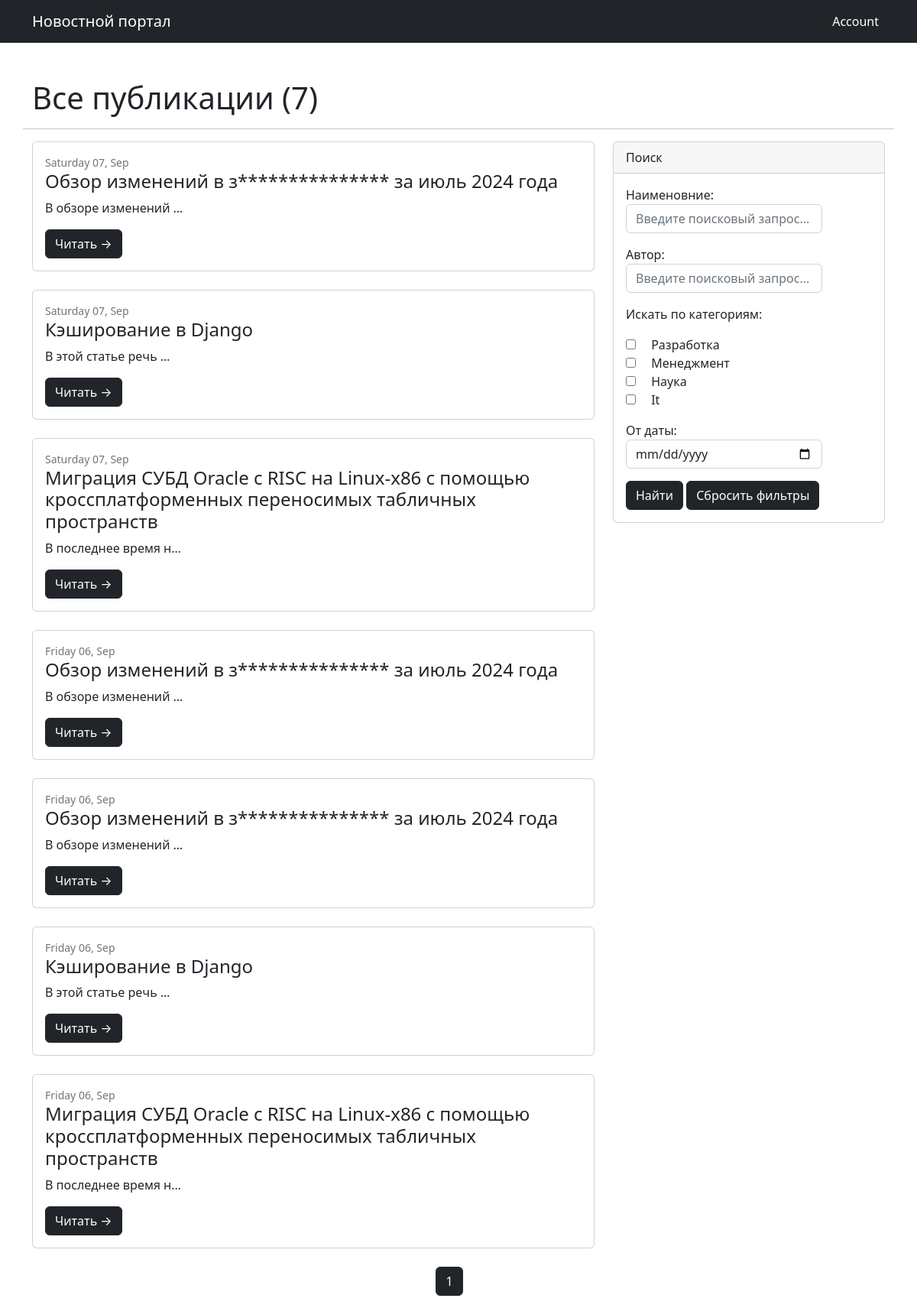
The app's page /, older data.
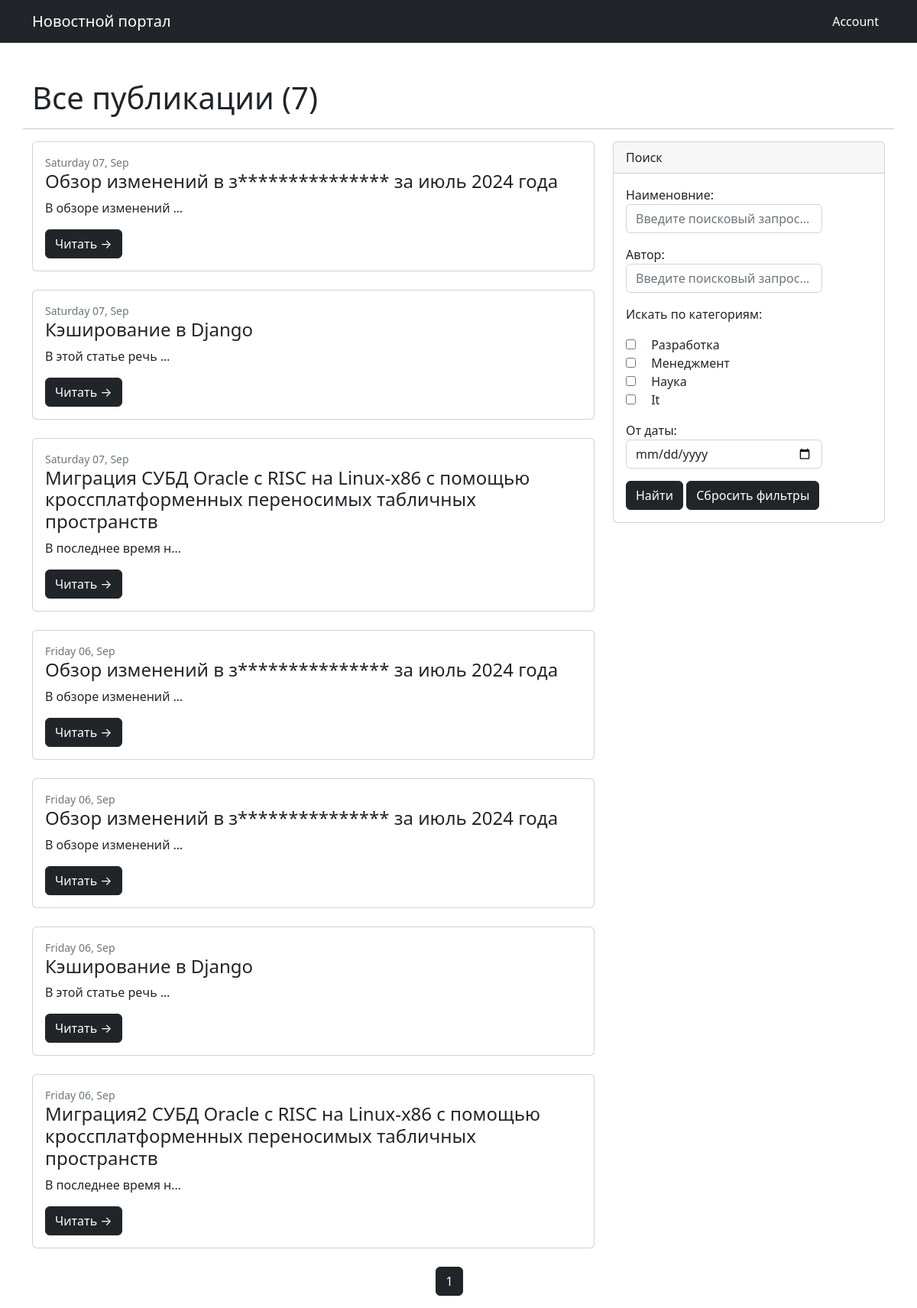
The same page, newer data.
### news/models.py (models this page shows, shortened)
class Post(models.Model):
    paper = 'Paper'
    news = 'News'
    TYPE_POST = [
        (paper, 'Статья'),
        (news, 'Новость')
    ]
    title = models.CharField(max_length=150)  # Наименование статьи (заголовок)
    publishing_date = models.DateTimeField(auto_now_add=True)  # Дата и время создания
    text = models.TextField()  # Текст статьи
    category = models.ManyToManyField(Category, through='PostCategory')  # На какую тему статья
    author = models.ForeignKey(Author, on_delete=models.CASCADE)  # связь между «Автором» и «Статьей».
    rating = models.FloatField(default=0)  # Популярность статьи (рейтинг)

### news/views.py (the view)
# urls.py: path('', PostList.as_view(), name='post_list'),
class PostList(ListView):
    model = Post
    ordering = '-publishing_date'
    template_name = 'all_news.html'
    context_object_name = 'all_news'
    paginate_by = 10
    def get_queryset(self):
        queryset = super().get_queryset()
        self.filter_posts = PostFilter(self.request.GET, queryset)
        return self.filter_posts.qs
    def get_context_data(self, **kwargs):
        context = super().get_context_data(**kwargs)
        context['filter_posts'] = self.filter_posts
        return context

### news/models.py (called while the page is built)
    def __str__(self):
        return self.name.title()

### news/templatetags/custom_filters.py (called while the page is built)
@register.filter()
def censor(text):
    for word in WORDS['words']:
        text = re.sub(f'\\b{word}\\b', f"{word[0]}{word[1:].__len__() * '*'}", text, flags=re.I)
    return text

### news/templates/all_news.html (shortened to what this page needs)
{% extends 'default.html' %}
{% load custom_filters %}
{% load custom_tags %}
{% block content %}
    <h1>Все публикации ({{ all_news|length }})</h1>
    <hr>
    <div class="col-lg-8">
        {% if all_news %}
            {% for news in all_news %}
                <div class="card mb-4">
                    <div class="card-body">
                        <div class="small text-muted">{{ news.publishing_date|date:'l d, M' }}</div>
                        <h2 class="card-title h4">{{ news.title|censor }}</h2>
                        <p class="card-text">{{ news.text|truncatechars:20|censor }}</p>
                        <a class="btn btn-primary" href="/{{ news.id }}">Читать →</a>
                    </div>
                </div>
            {% endfor %}
        {% else %}
           <h2>Публикации не найдены!</h2>
        {% endif %}
    </div>
    <div class="col-lg-4">
        <div class="card mb-4">
            <div class="card-header">Поиск</div>
            <div class="card-body">
                <div class="input-group">
                    <form action="/search" method="GET">
                        {{ filter_posts.form.as_p }}
                        <input class="btn btn-primary" type="submit" value="Найти"/>
                        <a class="btn btn-primary" role="button" href="{{ request.path }}">Сбросить фильтры</a>
                    </form>
                </div>
            </div>
        </div>
    </div>
    {% if page_obj %}
        <div class="row">
        <nav aria-label="Page navigation example">
            <ul class="pagination justify-content-center">
                <li class="page-item active" aria-current="page"><a class="page-link" href="#">{{ page_obj.number }}</a></li>
            </ul>
        </nav>
    </div>
    {% endif %}
{% endblock content %}

Row changes from the older to the newer data that the page shows:
changed Post: title|censor "Миграция СУБД Oracle с RISC на Linux-x86 с помощью кроссплатформенных переносимых табличных пространств" → "Миграция2 СУБД Oracle с RISC на Linux-x86 с помощью кроссплатформенных переносимых табличных пространств"
